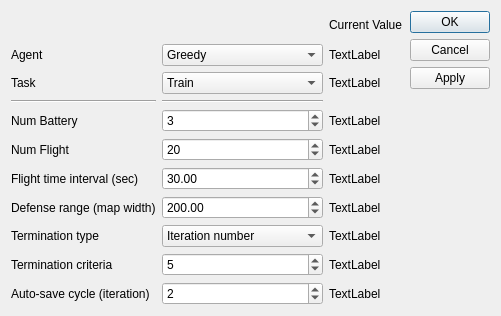
<?xml version="1.0" encoding="UTF-8"?>
<ui version="4.0">
 <class>Dialog_simconfig</class>
 <widget class="QDialog" name="Dialog_simconfig">
  <property name="geometry">
   <rect>
    <x>0</x>
    <y>0</y>
    <width>501</width>
    <height>316</height>
   </rect>
  </property>
  <property name="sizePolicy">
   <sizepolicy hsizetype="Preferred" vsizetype="Fixed">
    <horstretch>0</horstretch>
    <verstretch>0</verstretch>
   </sizepolicy>
  </property>
  <property name="focusPolicy">
   <enum>Qt::TabFocus</enum>
  </property>
  <property name="windowTitle">
   <string>Simulation Setting</string>
  </property>
  <property name="accessibleName">
   <string/>
  </property>
  <property name="sizeGripEnabled">
   <bool>false</bool>
  </property>
  <property name="modal">
   <bool>false</bool>
  </property>
  <layout class="QGridLayout" name="gridLayout">
   <item row="2" column="0">
    <layout class="QGridLayout" name="gridLayout_2">
     <item row="4" column="1">
      <widget class="QSpinBox" name="spinBox_numb">
       <property name="sizePolicy">
        <sizepolicy hsizetype="Minimum" vsizetype="Fixed">
         <horstretch>0</horstretch>
         <verstretch>0</verstretch>
        </sizepolicy>
       </property>
       <property name="value">
        <number>3</number>
       </property>
      </widget>
     </item>
     <item row="1" column="2">
      <widget class="QLabel" name="label_agent">
       <property name="text">
        <string>TextLabel</string>
       </property>
      </widget>
     </item>
     <item row="1" column="0">
      <widget class="QLabel" name="label">
       <property name="text">
        <string>Agent</string>
       </property>
      </widget>
     </item>
     <item row="4" column="0">
      <widget class="QLabel" name="label_4">
       <property name="text">
        <string>Num Battery</string>
       </property>
      </widget>
     </item>
     <item row="8" column="2">
      <widget class="QLabel" name="label_termtype">
       <property name="text">
        <string>TextLabel</string>
       </property>
      </widget>
     </item>
     <item row="10" column="1">
      <widget class="QSpinBox" name="spinBox_autosave">
       <property name="minimum">
        <number>1</number>
       </property>
       <property name="maximum">
        <number>1000</number>
       </property>
       <property name="value">
        <number>2</number>
       </property>
      </widget>
     </item>
     <item row="3" column="0">
      <widget class="Line" name="line_7">
       <property name="orientation">
        <enum>Qt::Horizontal</enum>
       </property>
      </widget>
     </item>
     <item row="9" column="0">
      <widget class="QLabel" name="label_6">
       <property name="text">
        <string>Termination criteria</string>
       </property>
      </widget>
     </item>
     <item row="2" column="1">
      <widget class="QComboBox" name="comboBox_task">
       <item>
        <property name="text">
         <string>Train</string>
        </property>
       </item>
       <item>
        <property name="text">
         <string>Test</string>
        </property>
       </item>
      </widget>
     </item>
     <item row="5" column="2">
      <widget class="QLabel" name="label_numf">
       <property name="text">
        <string>TextLabel</string>
       </property>
      </widget>
     </item>
     <item row="5" column="1">
      <widget class="QSpinBox" name="spinBox_numf">
       <property name="maximum">
        <number>999</number>
       </property>
       <property name="value">
        <number>20</number>
       </property>
      </widget>
     </item>
     <item row="4" column="2">
      <widget class="QLabel" name="label_numb">
       <property name="text">
        <string>TextLabel</string>
       </property>
      </widget>
     </item>
     <item row="3" column="1">
      <widget class="Line" name="line_8">
       <property name="orientation">
        <enum>Qt::Horizontal</enum>
       </property>
      </widget>
     </item>
     <item row="5" column="0">
      <widget class="QLabel" name="label_2">
       <property name="text">
        <string>Num Flight</string>
       </property>
      </widget>
     </item>
     <item row="0" column="2">
      <widget class="QLabel" name="label_16">
       <property name="text">
        <string>Current Value</string>
       </property>
      </widget>
     </item>
     <item row="9" column="1">
      <widget class="QSpinBox" name="spinBox_termcriteria">
       <property name="maximum">
        <number>100000</number>
       </property>
       <property name="value">
        <number>5</number>
       </property>
      </widget>
     </item>
     <item row="10" column="0">
      <widget class="QLabel" name="label_7">
       <property name="text">
        <string>Auto-save cycle (iteration)</string>
       </property>
      </widget>
     </item>
     <item row="8" column="1">
      <widget class="QComboBox" name="comboBox_termtype">
       <item>
        <property name="text">
         <string>Iteration number</string>
        </property>
       </item>
       <item>
        <property name="text">
         <string>Time(sec)</string>
        </property>
       </item>
      </widget>
     </item>
     <item row="10" column="2">
      <widget class="QLabel" name="label_autosave">
       <property name="text">
        <string>TextLabel</string>
       </property>
      </widget>
     </item>
     <item row="2" column="0">
      <widget class="QLabel" name="label_8">
       <property name="text">
        <string>Task</string>
       </property>
      </widget>
     </item>
     <item row="9" column="2">
      <widget class="QLabel" name="label_termcriteria">
       <property name="text">
        <string>TextLabel</string>
       </property>
      </widget>
     </item>
     <item row="6" column="1">
      <widget class="QDoubleSpinBox" name="doubleSpinBox_finterval">
       <property name="maximum">
        <double>999.990000000000009</double>
       </property>
       <property name="singleStep">
        <double>10.000000000000000</double>
       </property>
       <property name="value">
        <double>30.000000000000000</double>
       </property>
      </widget>
     </item>
     <item row="1" column="1">
      <widget class="QComboBox" name="comboBox_agent">
       <item>
        <property name="text">
         <string>Greedy</string>
        </property>
       </item>
       <item>
        <property name="text">
         <string>Reinforcement Learning</string>
        </property>
       </item>
      </widget>
     </item>
     <item row="2" column="2">
      <widget class="QLabel" name="label_task">
       <property name="text">
        <string>TextLabel</string>
       </property>
      </widget>
     </item>
     <item row="6" column="2">
      <widget class="QLabel" name="label_finterval">
       <property name="text">
        <string>TextLabel</string>
       </property>
      </widget>
     </item>
     <item row="8" column="0">
      <widget class="QLabel" name="label_3">
       <property name="text">
        <string>Termination type</string>
       </property>
      </widget>
     </item>
     <item row="6" column="0">
      <widget class="QLabel" name="label_5">
       <property name="text">
        <string>Flight time interval (sec)</string>
       </property>
      </widget>
     </item>
     <item row="7" column="0">
      <widget class="QLabel" name="label_9">
       <property name="text">
        <string>Defense range (map width)</string>
       </property>
      </widget>
     </item>
     <item row="7" column="1">
      <widget class="QDoubleSpinBox" name="doubleSpinBox_width">
       <property name="minimum">
        <double>1.000000000000000</double>
       </property>
       <property name="maximum">
        <double>9999.989999999999782</double>
       </property>
       <property name="singleStep">
        <double>50.000000000000000</double>
       </property>
       <property name="value">
        <double>200.000000000000000</double>
       </property>
      </widget>
     </item>
     <item row="7" column="2">
      <widget class="QLabel" name="label_width">
       <property name="text">
        <string>TextLabel</string>
       </property>
      </widget>
     </item>
    </layout>
   </item>
   <item row="2" column="1">
    <widget class="QDialogButtonBox" name="buttonBox">
     <property name="focusPolicy">
      <enum>Qt::TabFocus</enum>
     </property>
     <property name="orientation">
      <enum>Qt::Vertical</enum>
     </property>
     <property name="standardButtons">
      <set>QDialogButtonBox::Apply|QDialogButtonBox::Cancel|QDialogButtonBox::Ok</set>
     </property>
    </widget>
   </item>
  </layout>
 </widget>
 <tabstops>
  <tabstop>buttonBox</tabstop>
  <tabstop>comboBox_agent</tabstop>
  <tabstop>comboBox_task</tabstop>
  <tabstop>spinBox_numb</tabstop>
  <tabstop>spinBox_numf</tabstop>
  <tabstop>doubleSpinBox_finterval</tabstop>
  <tabstop>comboBox_termtype</tabstop>
  <tabstop>spinBox_termcriteria</tabstop>
  <tabstop>spinBox_autosave</tabstop>
 </tabstops>
 <resources/>
 <connections/>
</ui>
